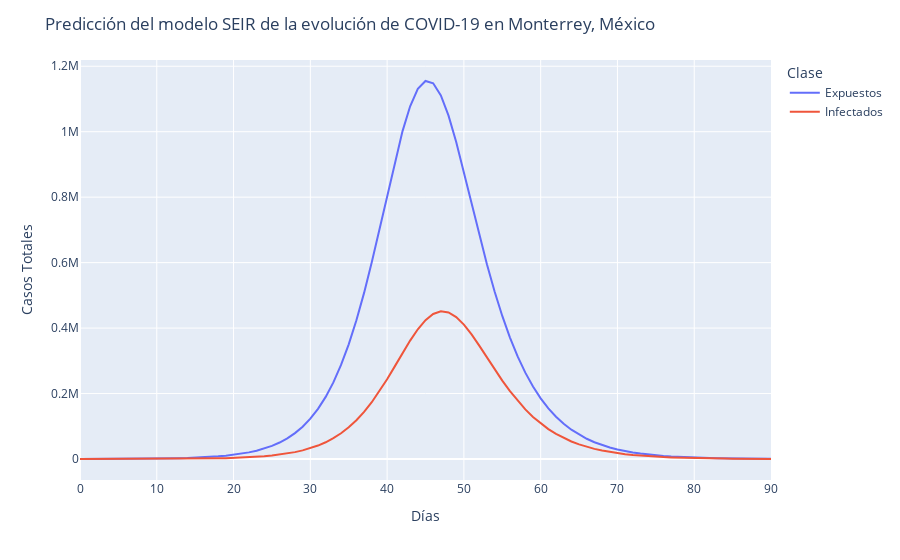

Source (notebook cell):
### Code cell
#@title Esta Celda grafica los resultados { display-mode: "form" }

E_a = np.array(E)*ZMM_Population
I_a = np.array(I)*ZMM_Population
Clase = np.array(["Expuestos"]*np.array(E).shape[0] + ["Infectados"]*np.array(E).shape[0])
Dias = np.concatenate([np.arange(0,91,1),np.arange(0,91,1)])
SEIR_df = pd.DataFrame({
    "Casos": np.concatenate([E_a,I_a]),
    "Clase": Clase,
    "Dias" : Dias
})

fig = px.line(SEIR_df, x="Dias", y="Casos", color='Clase')

fig.update_layout(
    title="Predicción del modelo SEIR de la evolución de COVID-19 en Monterrey, México",
    xaxis_title="Días",
    yaxis_title="Casos Totales",
    )

fig.show()

### Figure 1 — Plotly figure (JSON) as saved in the notebook; plotly's stock layout.template omitted (floating-point values rounded to 4 significant figures)
{"data": [{"hoverlabel": {"namelength": 0}, "hovertemplate": "Clase=Expuestos<br>Dias=%{x}<br>Casos=%{y}", "legendgroup": "Expuestos", "line": {"color": "#636efa", "dash": "solid"}, "mode": "lines", "name": "Expuestos", "showlegend": true, "type": "scatter", "x": [0, 1, 2, 3, 4, 5, 6, 7, 8, 9, 10, 11, 12, 13, 14, 15, 16, 17, 18, 19, 20, 21, 22, 23, 24, 25, 26, 27, 28, 29, 30, 31, 32, 33, 34, 35, 36, 37, 38, 39, 40, 41, 42, 43, 44, 45, 46, 47, 48, 49, 50, 51, 52, 53, 54, 55, 56, 57, 58, 59, 60, 61, 62, 63, 64, 65, 66, 67, 68, 69, 70, 71, 72, 73, 74, 75, 76, 77, 78, 79, 80, 81, 82, 83, 84, 85, 86, 87, 88, 89, 90], "xaxis": "x", "y": [128, 158.4, 199.5, 251.4, 316.9, 399.4, 503.3, 634.3, 799.4, 1007.0, 1270.0, 1600.0, 2016.0, 2540.0, 3201.0, 4033.0, 5080.0, 6399.0, 8060.0, 10150.0, 12780.0, 16080.0, 20230.0, 25440.0, 31980.0, 40170.0, 50400.0, 63180.0, 79080.0, 98810.0, 123200.0, 153200.0, 189800.0, 234100.0, 287300.0, 350300.0, 423700.0, 507500.0, 600900.0, 701500.0, 805700.0, 907800.0, 1001000.0, 1078000.0, 1131000.0, 1155000.0, 1148000.0, 1111000.0, 1049000.0, 968400.0, 876700.0, 780600.0, 685400.0, 595000.0, 511900.0, 437100.0, 371000.0, 313500.0, 263800.0, 221400.0, 185300.0, 154800.0, 129100.0, 107600.0, 89490.0, 74390.0, 61800.0, 51310.0, 42580.0, 35320.0, 29290.0, 24280.0, 20120.0, 16680.0, 13820.0, 11450.0, 9482.0, 7854.0, 6505.0, 5387.0, 4462.0, 3695.0, 3059.0, 2533.0, 2098.0, 1737.0, 1438.0, 1191.0, 986.0, 816.4, 676.0], "yaxis": "y"}, {"hoverlabel": {"namelength": 0}, "hovertemplate": "Clase=Infectados<br>Dias=%{x}<br>Casos=%{y}", "legendgroup": "Infectados", "line": {"color": "#EF553B", "dash": "solid"}, "mode": "lines", "name": "Infectados", "showlegend": true, "type": "scatter", "x": [0, 1, 2, 3, 4, 5, 6, 7, 8, 9, 10, 11, 12, 13, 14, 15, 16, 17, 18, 19, 20, 21, 22, 23, 24, 25, 26, 27, 28, 29, 30, 31, 32, 33, 34, 35, 36, 37, 38, 39, 40, 41, 42, 43, 44, 45, 46, 47, 48, 49, 50, 51, 52, 53, 54, 55, 56, 57, 58, 59, 60, 61, 62, 63, 64, 65, 66, 67, 68, 69, 70, 71, 72, 73, 74, 75, 76, 77, 78, 79, 80, 81, 82, 83, 84, 85, 86, 87, 88, 89, 90], "xaxis": "x", "y": [32, 41.6, 52.48, 66.14, 83.36, 105.1, 132.4, 166.9, 210.3, 265.0, 334.0, 420.9, 530.4, 668.4, 842.3, 1061.0, 1337.0, 1685.0, 2122.0, 2673.0, 3366.0, 4239.0, 5336.0, 6714.0, 8446.0, 10620.0, 13340.0, 16750.0, 21010.0, 26320.0, 32920.0, 41100.0, 51180.0, 63540.0, 78590.0, 96760.0, 118400.0, 144000.0, 173500.0, 206900.0, 243800.0, 283000.0, 323100.0, 361800.0, 396400.0, 424400.0, 443200.0, 451200.0, 447800.0, 433700.0, 410500.0, 380600.0, 346400.0, 310300.0, 274100.0, 239400.0, 207100.0, 177800.0, 151600.0, 128600.0, 108600.0, 91340.0, 76640.0, 64140.0, 53580.0, 44690.0, 37220.0, 30970.0, 25750.0, 21390.0, 17760.0, 14740.0, 12220.0, 10140.0, 8404.0, 6965.0, 5772.0, 4783.0, 3962.0, 3282.0, 2718.0, 2252.0, 1865.0, 1544.0, 1279.0, 1059.0, 876.9, 726.1, 601.2, 497.8, 412.2], "yaxis": "y"}], "layout": {"autosize": true, "legend": {"title": {"text": "Clase"}, "tracegroupgap": 0}, "margin": {"t": 60}, "title": {"text": "Predicción del modelo SEIR de la evolución de COVID-19 en Monterrey, México"}, "xaxis": {"anchor": "y", "autorange": true, "domain": [0, 1], "range": [0, 90], "title": {"text": "Días"}, "type": "linear"}, "yaxis": {"anchor": "x", "autorange": true, "domain": [0, 1], "range": [-64130.0, 1219000.0], "title": {"text": "Casos Totales"}, "type": "linear"}}}
